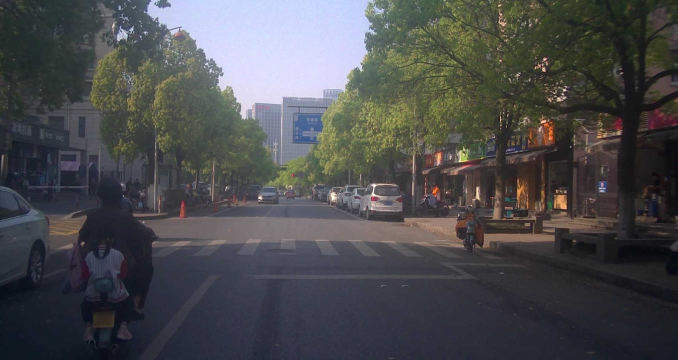
#> input picture data/0107.jpg, 1355 x 720 px, given as the content of the folder d_eval/results/monocon_current_env_500/visuals/image_overlay, which was not available (shown at 1/2 size)
$ python make_visual_gallery.py
#> lines starting #> are read from the running program, lines starting #| are printed output that depends on the picture; after the words box and inside, x2 and y2 are one past the last pixel; in counts of white or black regions, pixels touching at a corner belong together; pictures that were not available may be replaced by others from this repository, and a replacement may not be noted
"""把 MonoCon overlay/BEV 抽样结果拼成总览图。

评估脚本已经逐帧保存了可视化图；这个脚本只是把前若干张拼成 gallery，
方便快速浏览，不影响任何指标计算。
"""

from __future__ import annotations

import argparse
import math
from pathlib import Path
from typing import Iterable

import cv2
import numpy as np


DEFAULT_RESULT_DIR = Path(__file__).resolve().parent / "results" / "monocon_current_env_500"


def parse_args(argv: Iterable[str] | None = None) -> argparse.Namespace:
    parser = argparse.ArgumentParser(description="Create contact sheets for MonoCon visual outputs.")
    parser.add_argument("--result-dir", default=str(DEFAULT_RESULT_DIR))
    parser.add_argument("--max-images", type=int, default=12)
    parser.add_argument("--columns", type=int, default=3)
    parser.add_argument("--tile-width", type=int, default=520)
    return parser.parse_args(argv)


def collect_images(image_dir: Path, max_images: int) -> list[Path]:
    return sorted(image_dir.glob("*.jpg"))[:max_images]


def resize_with_label(image_path: Path, tile_width: int) -> np.ndarray:
    """按宽度缩放图片，并在顶部加 frame id 标签。"""
#> called with tile_width = 520

    image = cv2.imread(str(image_path), cv2.IMREAD_COLOR)
#> image is the input picture: shape (720, 1355, 3); mean B, G, R 78, 75.8, 75.2
    if image is None:
        raise FileNotFoundError(f"Failed to read image: {image_path}")

    scale = tile_width / max(image.shape[1], 1)
#> scale = 0.384
    resized = cv2.resize(image, (tile_width, max(1, int(round(image.shape[0] * scale)))))
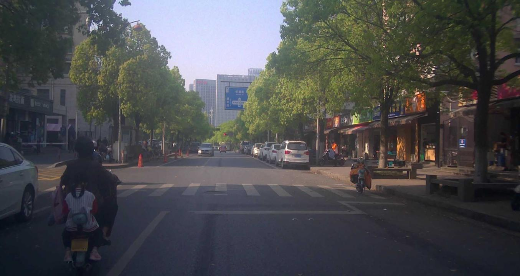
#> resized: shape (276, 520, 3); mean B, G, R 77.9, 75.7, 75.1
    label_h = 30
    canvas = np.full((resized.shape[0] + label_h, tile_width, 3), 245, dtype=np.uint8)
    canvas[label_h:, :, :] = resized
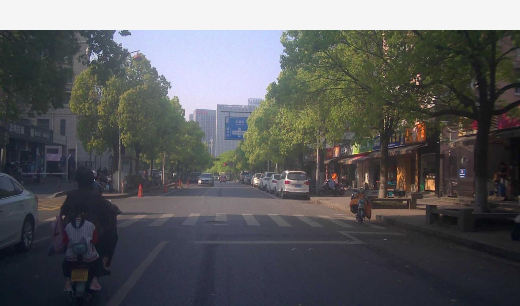
#> canvas: shape (306, 520, 3); mean B, G, R 94.3, 92.3, 91.8
    cv2.putText(canvas, image_path.stem, (10, 21), cv2.FONT_HERSHEY_SIMPLEX, 0.62, (30, 30, 30), 2, cv2.LINE_AA)
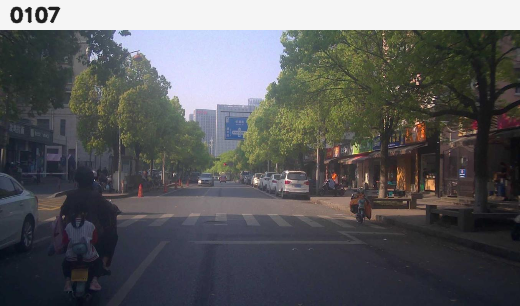
#> canvas: shape (306, 520, 3); 0.39% of pixels changed, all inside (x1, y1, x2, y2) = (9, 6, 61, 24)
    return canvas


def make_gallery(image_paths: list[Path], output_path: Path, columns: int, tile_width: int) -> None:
    """把多张图补齐高度后拼成网格。"""

    output_path.parent.mkdir(parents=True, exist_ok=True)
    if not image_paths:
        blank = np.full((180, tile_width, 3), 245, dtype=np.uint8)
        cv2.putText(blank, "No visual images", (20, 95), cv2.FONT_HERSHEY_SIMPLEX, 0.8, (30, 30, 30), 2, cv2.LINE_AA)
        cv2.imwrite(str(output_path), blank)
        return

    tiles = [resize_with_label(path, tile_width) for path in image_paths]
#> tiles = 1 item
    rows = math.ceil(len(tiles) / columns)
#> rows = 1
    tile_h = max(tile.shape[0] for tile in tiles)
#> tile_h = 306
    padded_tiles = []
    for tile in tiles:
        canvas = np.full((tile_h, tile_width, 3), 245, dtype=np.uint8)
        canvas[: tile.shape[0], :, :] = tile
        padded_tiles.append(canvas)
#> this loop made 1 pass
#> after the loop, padded_tiles = 1 item

    blank_tile = np.full((tile_h, tile_width, 3), 245, dtype=np.uint8)
    while len(padded_tiles) < rows * columns:
        padded_tiles.append(blank_tile.copy())
#> this loop made 2 passes
#> after the loop, padded_tiles = 3 items

    row_images = []
    for row_index in range(rows):
        start = row_index * columns
        row_images.append(np.hstack(padded_tiles[start : start + columns]))
#> after the loop, row_images = 1 item
    gallery = np.vstack(row_images)
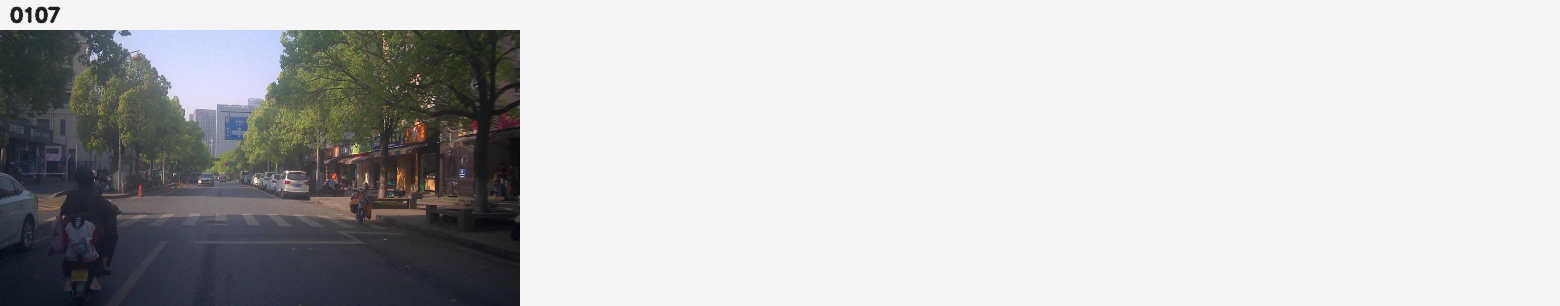
#> gallery: shape (306, 1560, 3); mean of channels 0, 1, 2 194.6, 193.9, 193.7; drawn as B, G, R
    cv2.imwrite(str(output_path), gallery)


def main(argv: Iterable[str] | None = None) -> int:
    args = parse_args(argv)
    result_dir = Path(args.result_dir)
    visuals_dir = result_dir / "visuals"

    overlay_paths = collect_images(visuals_dir / "image_overlay", args.max_images)
    bev_paths = collect_images(visuals_dir / "bev", args.max_images)
    make_gallery(overlay_paths, visuals_dir / "overlay_gallery.jpg", args.columns, args.tile_width)
    make_gallery(bev_paths, visuals_dir / "bev_gallery.jpg", args.columns, args.tile_width)
#> the loop in make_gallery (call 2), `for tile in tiles:` made 1 pass
#> the loop in make_gallery (call 2), `while len(padded_tiles) < rows * columns:` made 2 passes
    print(f"wrote galleries to {visuals_dir}")
    return 0


if __name__ == "__main__":
    raise SystemExit(main())
#> (the program exits here)
